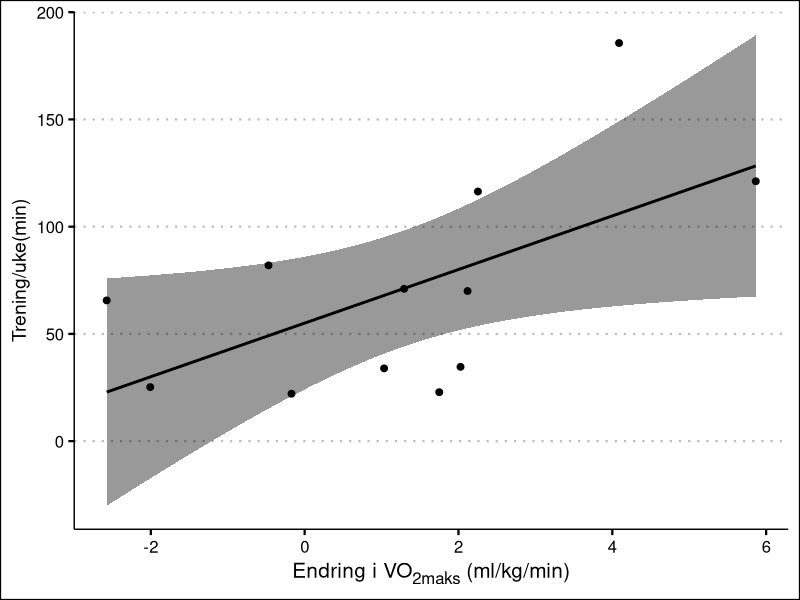

This figure's R source:
## ---- chunk 1
library(ggpubr)
library(tidyverse)
library(knitr)
library(flextable)
library(ggplot2)
library(readxl)
library(kableExtra)
library(ggtext)
library(ggthemes)


treningdata <- read_excel("data/trening.uke_endring.vo2maks.xlsx")

ggscatter(treningdata, x = "endring_vo2maks", y = "min_uke",
          add = "reg.line",conf.int = TRUE, cor.method = "spearman",
          xlab = "Endring i VO<sub>2maks</sub> (ml/kg/min)", ylab = "Trening/uke(min)") + theme_clean(base_size = 17) + theme(axis.title.x = element_markdown(size = 15))

shapiro.test(treningdata$endring_vo2maks)
shapiro.test(treningdata$min_uke)


kor_trening <- cor.test(treningdata$endring_vo2maks, treningdata$min_uke,  method = "spearman")
kor_trening
